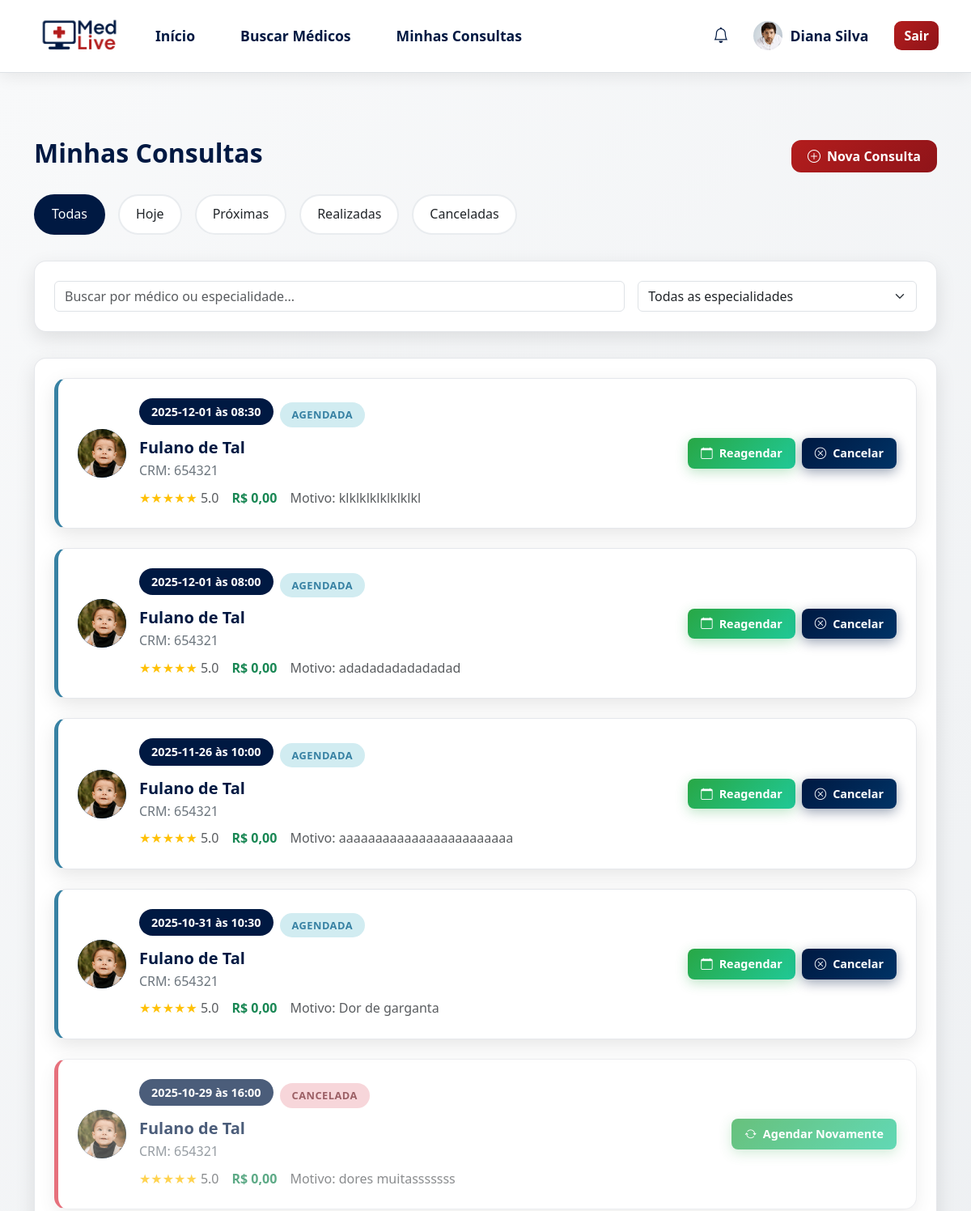
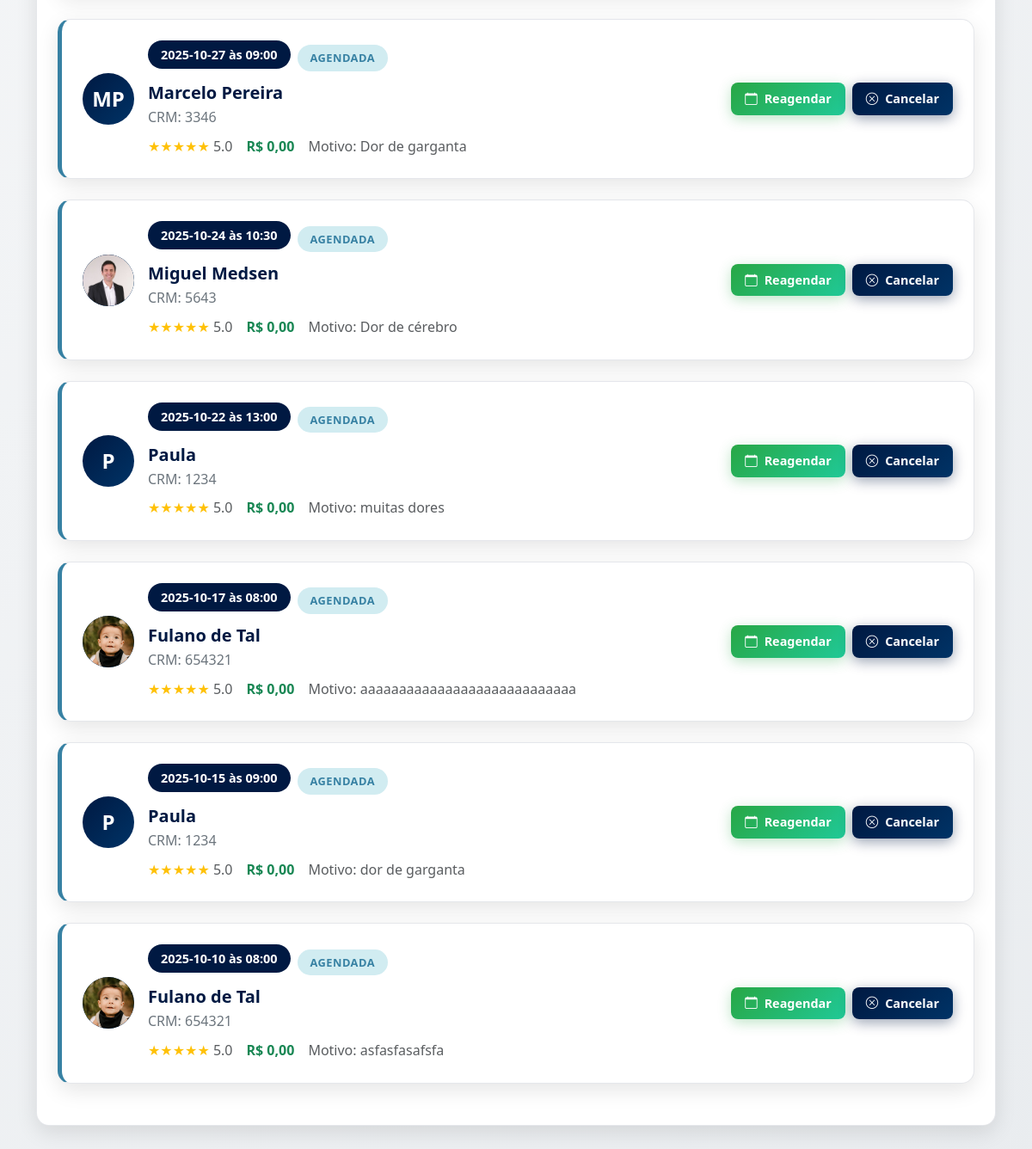
Screenshot of /minhas_consultas (signed in) with the database file from the repository (2 pictures, top to bottom).
### tables this page shows
CREATE TABLE agendamento (
idAgendamento INTEGER PRIMARY KEY,
idPaciente INTEGER NOT NULL,
idMedico INTEGER NOT NULL,
dataAgendamento TEXT NOT NULL,
horario TEXT NOT NULL,
status TEXT NOT NULL DEFAULT 'agendado',
queixa TEXT,
preco REAL DEFAULT 0.0,
dataInclusao TIMESTAMP DEFAULT CURRENT_TIMESTAMP,
FOREIGN KEY (idPaciente) REFERENCES usuario(idUsuario),
FOREIGN KEY (idMedico) REFERENCES usuario(idUsuario)
);

CREATE TABLE usuario (
idUsuario INTEGER PRIMARY KEY AUTOINCREMENT,
nome TEXT NOT NULL,
cpf TEXT NOT NULL,
email TEXT NOT NULL,
senha TEXT NOT NULL,
genero TEXT NOT NULL,
dataNascimento TEXT NOT NULL,
perfil TEXT NOT NULL DEFAULT 'paciente',
foto TEXT,
token_redefinicao TEXT,
data_token TIMESTAMP,
data_cadastro TIMESTAMP DEFAULT CURRENT_TIMESTAMP
);

CREATE TABLE medico (
idMedico INTEGER PRIMARY KEY,
crm TEXT NOT NULL,
statusProfissional TEXT NOT NULL,
FOREIGN KEY (idMedico) REFERENCES usuario(idUsuario)
);

### routes/paciente/paciente_rotas.py (the view)
@router.get("/minhas_consultas")
@requer_autenticacao(["paciente"])
async def get_minhas_consultas(request: Request, sucesso: str = None, usuario_logado: dict = None):
    mensagem_sucesso = None
    if sucesso == "agendamento":
        mensagem_sucesso = "Consulta agendada com sucesso! Você receberá uma confirmação em breve."
    print(f"🔍 DEBUG - Usuário logado: ID={usuario_logado.get('idUsuario')}, Nome={usuario_logado.get('nome')}, Email={usuario_logado.get('email')}")
    consultas = []
    try:
        consultas = obter_agendamentos_por_paciente(usuario_logado["idUsuario"])
        print(f"🔍 DEBUG - Encontrados {len(consultas)} agendamentos para o paciente ID {usuario_logado['idUsuario']}")
        for i, consulta in enumerate(consultas):
            print(f"  {i+1}. Médico: {consulta.get('nomeMedico')} | Data: {consulta.get('dataAgendamento')} | Horário: {consulta.get('horario')}")
    except Exception as e:
        print(f"❌ Erro ao buscar consultas do paciente {usuario_logado['idUsuario']}: {e}")
    return templates.TemplateResponse("/paciente/minhas_consultas.html", {
        "request": request,
        "usuario": usuario_logado,
        "mensagem_sucesso": mensagem_sucesso,
        "consultas": consultas
    })

### templates/paciente/minhas_consultas.html (shortened to what this page needs)
{% extends "base_paciente.html" %}
{% block conteudo %}
{% block extra_css %}
<link rel="stylesheet" href="/static/css/minhas_consultas.css">
{% endblock %}
    <section class="consultations-section">
        <div class="container">
            <div class="d-flex justify-content-between align-items-center mb-4">
                <h2 class="fw-bold text-azul">Minhas Consultas</h2>
                <a href="/buscar_medicos" class="btn btn-vermelho">
                    <i class="bi bi-plus-circle me-2"></i>Nova Consulta
                </a>
            </div>
            <div class="filter-tabs">
                <div class="filter-tab active" onclick="filterConsultations('all')">
                    Todas
                </div>
                <div class="filter-tab" onclick="filterConsultations('today')">
                    Hoje
                </div>
                <div class="filter-tab" onclick="filterConsultations('upcoming')">
                    Próximas
                </div>
                <div class="filter-tab" onclick="filterConsultations('completed')">
                    Realizadas
                </div>
                <div class="filter-tab" onclick="filterConsultations('cancelled')">
                    Canceladas
                </div>
            </div>
            <div class="filter-card">
                <div class="row g-3 align-items-center">
                    <div class="col-md-8">
                        <input type="text" class="form-control" id="searchInput"
                            placeholder="Buscar por médico ou especialidade..." oninput="searchConsultations()">
                    </div>
                    <div class="col-md-4">
                        <select class="form-select" id="specialtyFilter" onchange="filterBySpecialty()">
                            <option value="">Todas as especialidades</option>
                        </select>
                    </div>
                </div>
            </div>
            <div class="filter-card">
                <div id="consultationsList">
                    {% if consultas %}
                        {% for consulta in consultas %}
                            {% set status_map = {
                                'agendado': 'upcoming',
                                'hoje': 'today',
                                'realizada': 'completed',
                                'cancelada': 'cancelled'
                            } %}
                            {% set status = status_map.get(consulta.status, 'upcoming') %}
                            {% set status_text_map = {
                                'upcoming': 'Agendada',
                                'today': 'Hoje',
                                'completed': 'Realizada',
                                'cancelled': 'Cancelada'
                            } %}
                            {% set status_text = status_text_map.get(status, 'Agendada') %}
                            <div class="consultation-card {{ status }}">
                                <div class="row align-items-center">
                                    <div class="col-md-8">
                                        <div class="d-flex align-items-center">
                                            <div class="doctor-avatar">
                                                {% if consulta.fotoMedico %}
                                                    <img src="{{ consulta.fotoMedico }}" alt="Foto do Dr. {{ consulta.nomeMedico }}"
                                                         class="rounded-circle doctor-photo"
                                                         style="width: 60px; height: 60px; object-fit: cover;">
                                                {% else %}
                                                    <div class="avatar-initials">
                                                        {% if consulta.nomeMedico %}
                                                            {{ consulta.nomeMedico.split()[0][0] }}{{ consulta.nomeMedico.split()[-1][0] if consulta.nomeMedico.split()|length > 1 else '' }}
                                                        {% else %}
                                                            DR
                                                        {% endif %}
                                                    </div>
                                                {% endif %}
                                            </div>
                                            <div class="flex-grow-1">
                                                <div class="d-flex align-items-center gap-2 mb-2">
                                                    <div class="consultation-time">{{ consulta.dataAgendamento }} às {{ consulta.horario }}</div>
                                                    <span class="status-badge {{ status }}">{{ status_text }}</span>
                                                </div>
                                                <h5 class="fw-bold text-azul mb-1">{{ consulta.nomeMedico or 'Dr. [Nome não disponível]' }}</h5>
                                                <div class="d-flex align-items-center gap-2 mb-2">
                                                    <span class="text-secondary">CRM: {{ consulta.crm or 'N/A' }}</span>
                                                </div>
                                                <div class="d-flex align-items-center gap-3">
                                                    <div class="rating-stars">
                                                        ★★★★★
                                                        <span class="text-muted">5.0</span>
                                                    </div>
                                                    <span class="fw-bold text-success">R$ {{ "%.2f"|format(consulta.preco) if consulta.preco else '0,00' }}</span>
                                                    {% if consulta.queixa %}
                                                        <span class="text-muted">Motivo: {{ consulta.queixa }}</span>
                                                    {% endif %}
                                                </div>
                                            </div>
                                        </div>
                                    </div>
                                    <div class="col-md-4 text-end">
                                        {% if status == 'today' %}
                                            <div class="d-flex gap-2 justify-content-end flex-wrap">
                                                <a href="/sala_espera" class="btn btn-join">
                                                    <i class="bi bi-camera-video me-2"></i>Entrar
                                                </a>
                                                <a href="/agendar_consulta" class="btn btn-verde">
                                                    <i class="bi bi-calendar me-2"></i>Reagendar
                                                </a>
                                            </div>
                                        {% elif status == 'upcoming' %}
                                            <div class="d-flex gap-2 justify-content-end flex-wrap">
                                                <a href="/agendar_consulta" class="btn btn-verde">
                                                    <i class="bi bi-calendar me-2"></i>Reagendar
                                                </a>
                                                <button class="btn btn-cancelar" data-consulta-id="{{ consulta.idAgendamento }}">
                                                    <i class="bi bi-x-circle me-2"></i>Cancelar
                                                </button>
                                            </div>
                                        {% elif status == 'cancelled' %}
                                            <div class="d-flex gap-2 justify-content-end flex-wrap">
                                                <a href="/agendar_consulta" class="btn btn-verde">
                                                    <i class="bi bi-arrow-repeat me-2"></i>Agendar Novamente
                                                </a>
                                            </div>
                                        {% endif %}
                                    </div>
                                </div>
                            </div>
                        {% endfor %}
                    {% endif %}
                </div>
            </div>
        </div>
    </section>
{% endblock %}

### templates/base_paciente.html (shortened to what this page needs)
<!DOCTYPE html>
<html lang="pt-br">
<head>
    <link href="https://cdn.jsdelivr.net/npm/bootstrap@5.3.3/dist/css/bootstrap.min.css" rel="stylesheet">
    <link href="https://cdn.jsdelivr.net/npm/bootstrap-icons@1.10.5/font/bootstrap-icons.css" rel="stylesheet">
    <link rel="stylesheet" href="/static/css/style.css">
    <link rel="stylesheet" href="/static/css/notifications.css">
    {% block extra_css %}{% endblock %}
</head>
<body style="background-color: #F5F5F5; margin: 0; padding: 0;">
    <nav class="navbar navbar-expand-lg navbar-custom border-bottom">
        <div class="container-fluid px-4">
            <a class="navbar-brand me-4" href="/">
                <img src="/static/img/logo.png" alt="Logo MedLive" class="logo-img">
            </a>
            <div class="navbar-collapse justify-content-between" id="navbarNav">
                <ul class="navbar-nav d-flex flex-lg-row flex-column gap-lg-4 gap-2 align-items-lg-center">
                    <li class="nav-item"><a class="nav-link fw-bold" href="/dashboard_paciente">Início</a></li>
                    <li class="nav-item"><a class="nav-link fw-bold" href="/buscar_medicos">Buscar Médicos</a></li>
                    <li class="nav-item"><a class="nav-link fw-bold" href="/minhas_consultas">Minhas Consultas</a>
                    </li>
                </ul>
                <div class="d-flex align-items-center gap-3 mt-3 mt-lg-0 navbar-actions">
                    <div class="notifications-wrapper position-relative">
                        <button class="btn btn-notifications" id="notificationsButton" type="button">
                            <i class="bi bi-bell"></i>
                        </button>
                    </div>
                    <div class="user-link-wrapper position-relative">
                        <a class="nav-link fw-bold user-link-inner px-0" href="/perfil_paciente">
                            <span class="icon-text-wrapper">
                                <img src="{{ usuario.foto if usuario.foto else '/static/img/user-default.png' }}"
                                     alt="Foto do perfil"
                                     class="user-avatar-navbar"
                                     style="width: 40px; height: 40px; border-radius: 50%; object-fit: cover; border: 2px solid #fff; image-rendering: -webkit-optimize-contrast; image-rendering: crisp-edges; backface-visibility: hidden; transform: translateZ(0);">
                                <span class="ms-2">{{ usuario.nome }}</span>
                            </span>
                        </a>
                    </div>
                    <a href="/logout" class="btn btn-sair">Sair</a>
                </div>
            </div>
        </div>
    </nav>
    <main>
        {% block conteudo %}
        {% endblock %}
    </main>
</body>
</html>

### rows the page displays
agendamento: fotoMedico (picture), dataAgendamento "2025-12-01", horario "08:30", status_text "AGENDADA", nome "Fulano de Tal", crm "654321", preco "0,00", queixa "klklklklklklklkl"
agendamento: fotoMedico (picture), dataAgendamento "2025-12-01", horario "08:00", status_text "AGENDADA", nome "Fulano de Tal", crm "654321", preco "0,00", queixa "adadadadadadadad"
agendamento: fotoMedico (picture), dataAgendamento "2025-11-26", horario "10:00", status_text "AGENDADA", nome "Fulano de Tal", crm "654321", preco "0,00", queixa "aaaaaaaaaaaaaaaaaaaaaaaa"
agendamento: fotoMedico (picture), dataAgendamento "2025-10-31", horario "10:30", status_text "AGENDADA", nome "Fulano de Tal", crm "654321", preco "0,00", queixa "Dor de garganta"
agendamento: fotoMedico (picture), dataAgendamento "2025-10-29", horario "16:00", status "CANCELADA", nome "Fulano de Tal", crm "654321", preco "0,00", queixa "dores muitasssssss", shows "Agendar Novamente"
agendamento: nomeMedico "M", nomeMedico.split|length "P", dataAgendamento "2025-10-27", horario "09:00", status_text "AGENDADA", nome "Marcelo Pereira", crm "3346", preco "0,00", queixa "Dor de garganta"
agendamento: fotoMedico (picture), dataAgendamento "2025-10-24", horario "10:30", status_text "AGENDADA", nome "Miguel Medsen", crm "5643", preco "0,00", queixa "Dor de cérebro"
agendamento: nomeMedico "P", dataAgendamento "2025-10-22", horario "13:00", status_text "AGENDADA", nome "Paula", crm "1234", preco "0,00", queixa "muitas dores"
agendamento: fotoMedico (picture), dataAgendamento "2025-10-17", horario "08:00", status_text "AGENDADA", nome "Fulano de Tal", crm "654321", preco "0,00", queixa "aaaaaaaaaaaaaaaaaaaaaaaaaaaa"
agendamento: nomeMedico "P", dataAgendamento "2025-10-15", horario "09:00", status_text "AGENDADA", nome "Paula", crm "1234", preco "0,00", queixa "dor de garganta"
agendamento: fotoMedico (picture), dataAgendamento "2025-10-10", horario "08:00", status_text "AGENDADA", nome "Fulano de Tal", crm "654321", preco "0,00", queixa "asfasfasafsfa"

### other values shown
{{ usuario.nome }} "Diana Silva"
